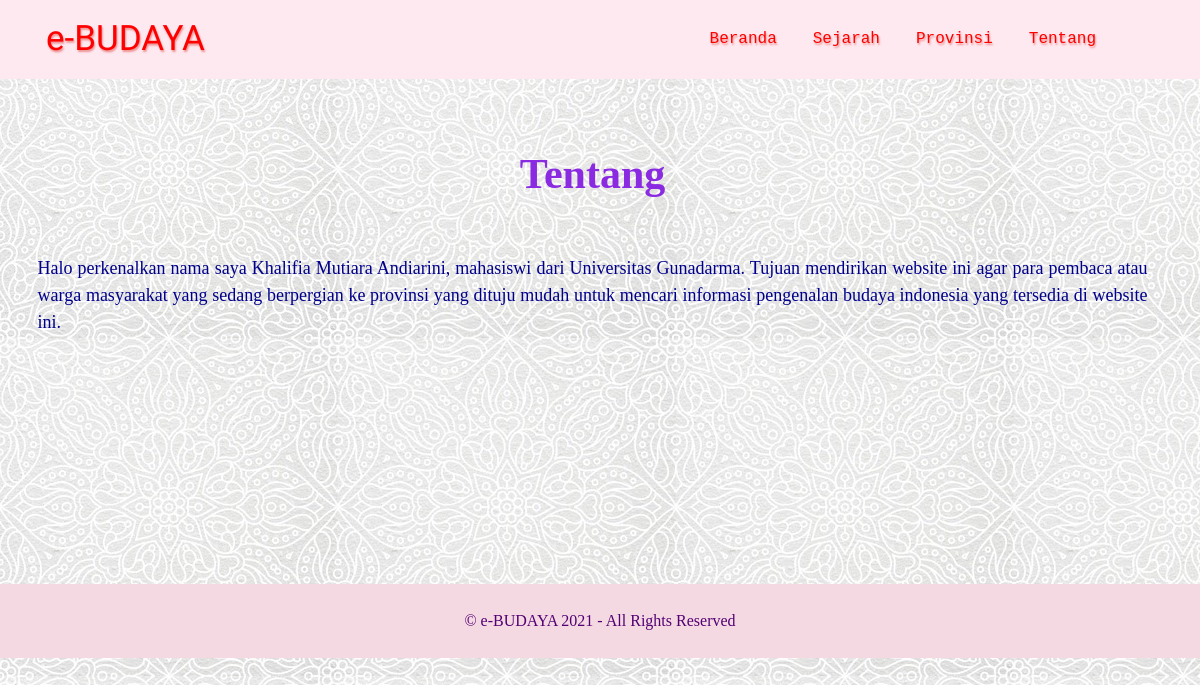
/tentang.php, run on the app's committed database.
### tables this page shows
CREATE TABLE `pages` (
  `id_pages` int(20) NOT NULL,
  `judul_pages` varchar(200) NOT NULL,
  `isi_pages` longtext NOT NULL
);

### tentang.php (the view)
<?php
  include "header.php";
?>
<?php
  require "inc/koneksi.php";
  $query = mysqli_query($con, "SELECT * FROM pages where id_pages ='3'");
  $data = mysqli_fetch_assoc($query);
?>
  <div class="container">
    <div class="row tentang" style="margin-top: 70px;">
      <div class="col-md-12">
        <h2 style="color: blueviolet; font-family: arial rounded mt; font-weight: bold; font-size: 42px; text-align: center;"><?=$data['judul_pages'];?></h2>
        <br><br>
        <p style="color: darkblue; font-family: cursive; font-size: 18px; text-align: justify; text-align: justify; margin-bottom: 148px"><?=$data['isi_pages'];?></p>
      </div>
    </div>
  </div>
<?php
  include "footer.php";
?>

### assets/css/style.css (style rules this page uses)
body { margin: 0; padding: 0; margin-right: 15px; background-image: url(assets/img/batik.jpg); }

### data on the page
pages: judul_pages "Tentang", isi_pages "Halo perkenalkan nama saya Khalifia Mutiara Andiarini, mahasiswi dari Universitas Gunadarma. Tujuan mendirikan website ini agar para pembaca atau warga masyarakat yang sedang berpergian ke provinsi yang dituju mudah untuk mencari informasi pengenalan budaya indonesia yang tersedia di website ini."
